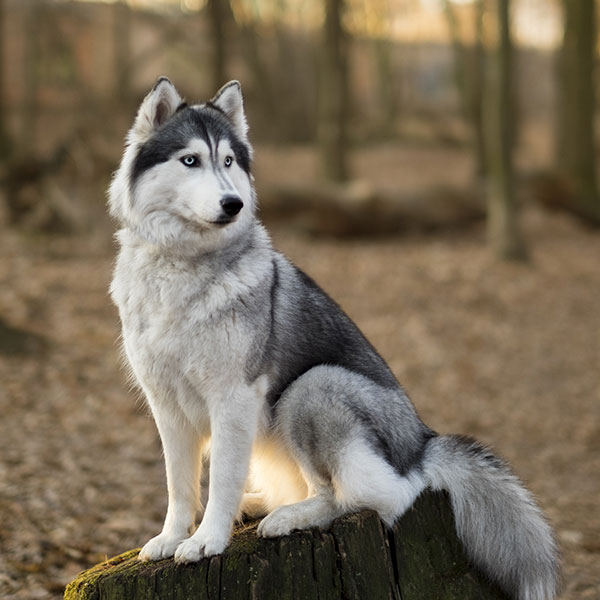
#> input picture course1_neural_network/week2/husky.jpg, 600 x 600 px
$ python note.py   (older library calls are emulated)
#> lines starting #> are read from the running program, lines starting #| are printed output that depends on the picture
import numpy as np
import time
from scipy.misc import imread, imsave, imresize
import imageio
from scipy.spatial.distance import pdist, squareform
import matplotlib.pyplot as plt

# http://cs231n.github.io/python-numpy-tutorial/


# python3 -m pip install numpy // install python3 package
# [14 lines left out: functions test, sigmoid, image2vector, not called in this run]

def sigmoid_test():
    x = np.array([1, 2, 3])
    print(sigmoid(x))

# [146 lines left out: functions image2vector_test, vectors, math_numpy1, math_numpy2, math_numpy3, math_numpy4 and 3 more, not called in this run]

'''
Matplotlib is a plotting library.
In this section give a brief introduction to the matplotlib.pyplot module,
which provides a plotting system similar to that of MATLAB.
'''
# [45 lines left out: functions matplotlib, matplotlib2, matplotlib3_Subplots, not called in this run]

def images():
    img = imread('./husky.jpg')
#> img is the input picture: shape (600, 600, 3); mean R, G, B 121, 108.4, 89.3
    img_tinted = img * [1, 0.95, 0.9]
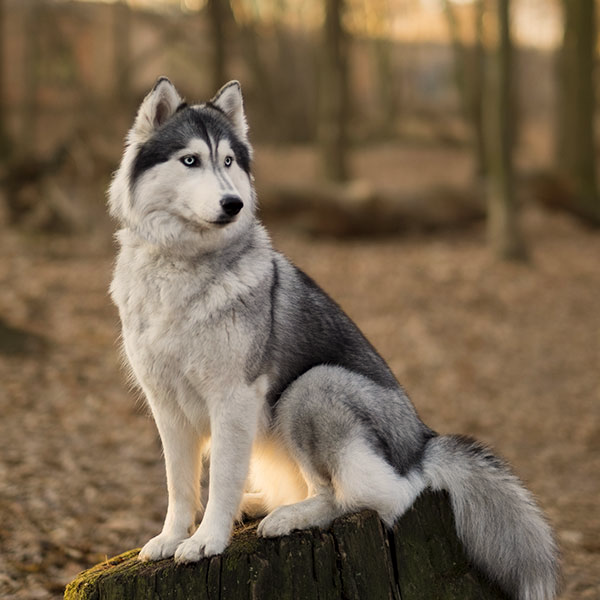
#> img_tinted: shape (600, 600, 3) float64; mean R, G, B 121, 103, 80.3

    # Show the original image
    plt.subplot(1, 2, 1)
    plt.imshow(img)

    # Show the tinted image
    plt.subplot(1, 2, 2)

    # A slight gotcha with imshow is that it might give strange results
    # if presented with data that is not uint8. To work around this, we
    # explicitly cast the image to uint8 before displaying it.
    plt.imshow(np.uint8(img_tinted))
    plt.show()
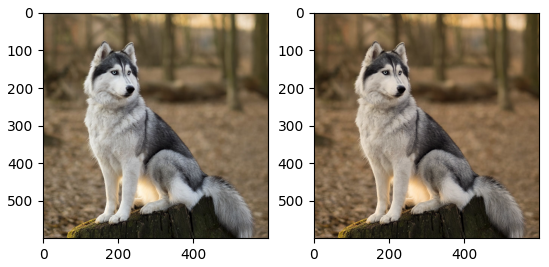
#> figure drawn by matplotlib, 2 panels

if __name__ == "__main__":
    # [12 lines of commented-out code are left out]
    images()
